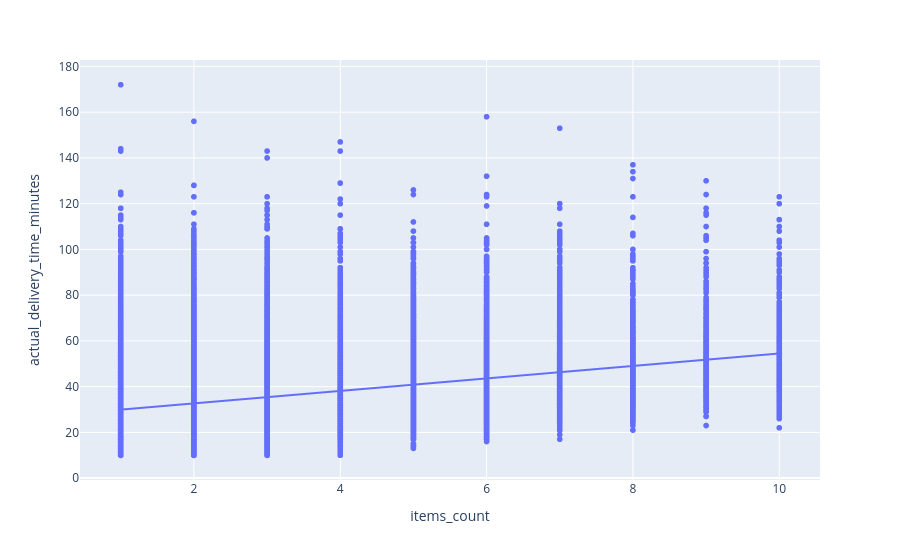

The cell this chart's notebook holds for it:
### Code cell
px.scatter(
    df,
    x="items_count",
    y="actual_delivery_time_minutes",
    trendline="ols"
)

### Figure 1 — Plotly figure (JSON) as saved in the notebook; plotly's stock layout.template omitted (floating-point values rounded to 4 significant figures; data arrays with more than 128 entries replaced by an {"elided": "..."} marker saying what was removed)
{"data": [{"hovertemplate": "items_count=%{x}<br>actual_delivery_time_minutes=%{y}<extra></extra>", "legendgroup": "", "marker": {"color": "#636efa", "symbol": "circle"}, "mode": "markers", "name": "", "showlegend": false, "type": "scattergl", "x": {"elided": "49132 int values"}, "xaxis": "x", "y": {"elided": "49132 float values"}, "yaxis": "y"}, {"hovertemplate": "<b>OLS trendline</b><br>actual_delivery_time_minutes = 2.72842 * items_count + 27.2169<br>R<sup>2</sup>=0.141466<br><br>items_count=%{x}<br>actual_delivery_time_minutes=%{y} <b>(trend)</b><extra></extra>", "legendgroup": "", "marker": {"color": "#636efa", "symbol": "circle"}, "mode": "lines", "name": "", "showlegend": false, "type": "scattergl", "x": {"elided": "49132 int values"}, "xaxis": "x", "y": {"elided": "49132 float values"}, "yaxis": "y"}], "layout": {"legend": {"tracegroupgap": 0}, "margin": {"t": 60}, "xaxis": {"anchor": "y", "domain": [0, 1], "title": {"text": "items_count"}}, "yaxis": {"anchor": "x", "domain": [0, 1], "title": {"text": "actual_delivery_time_minutes"}}}}
